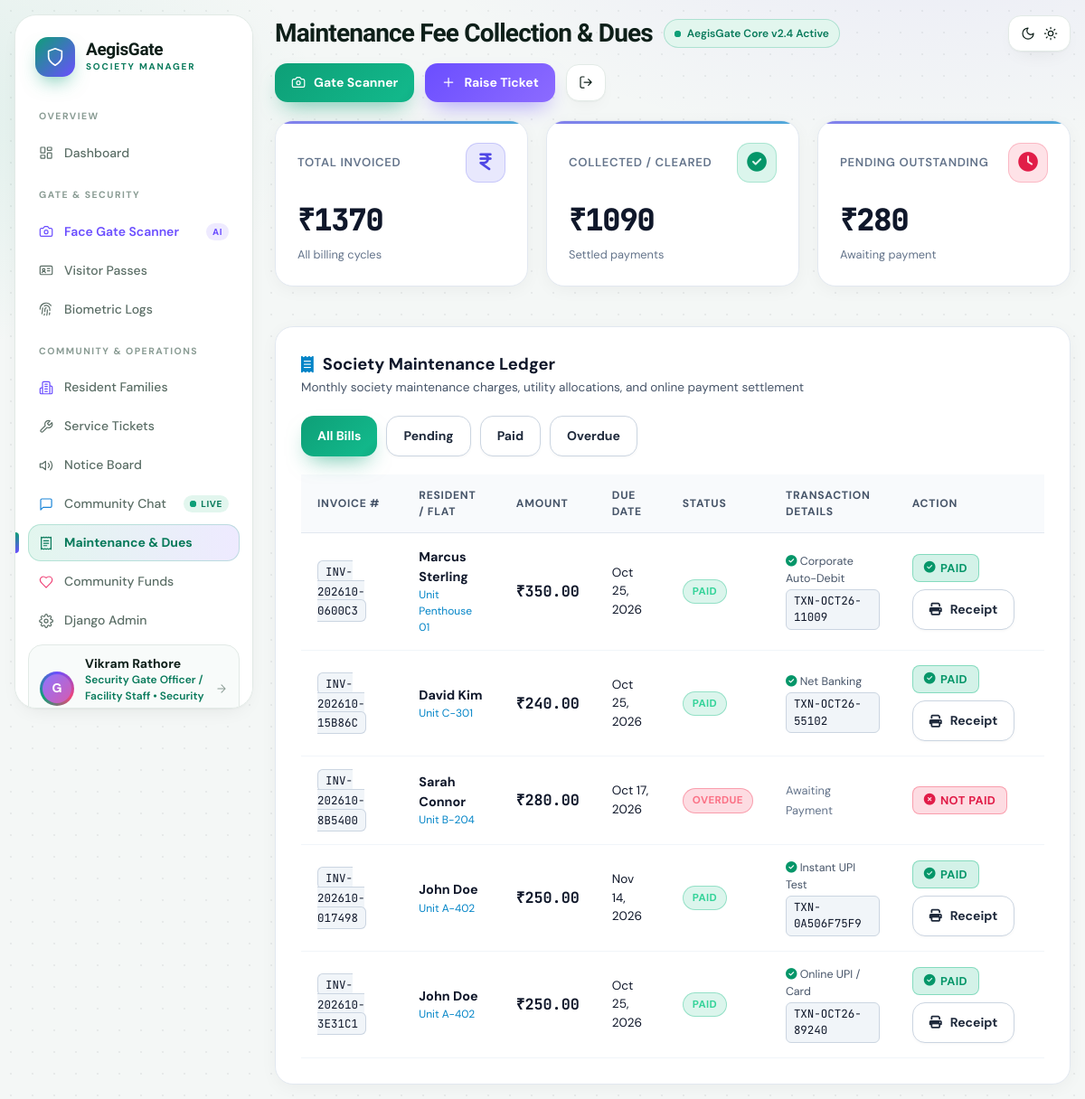
The page /maintenance/ (signed in) on the database as committed earlier.
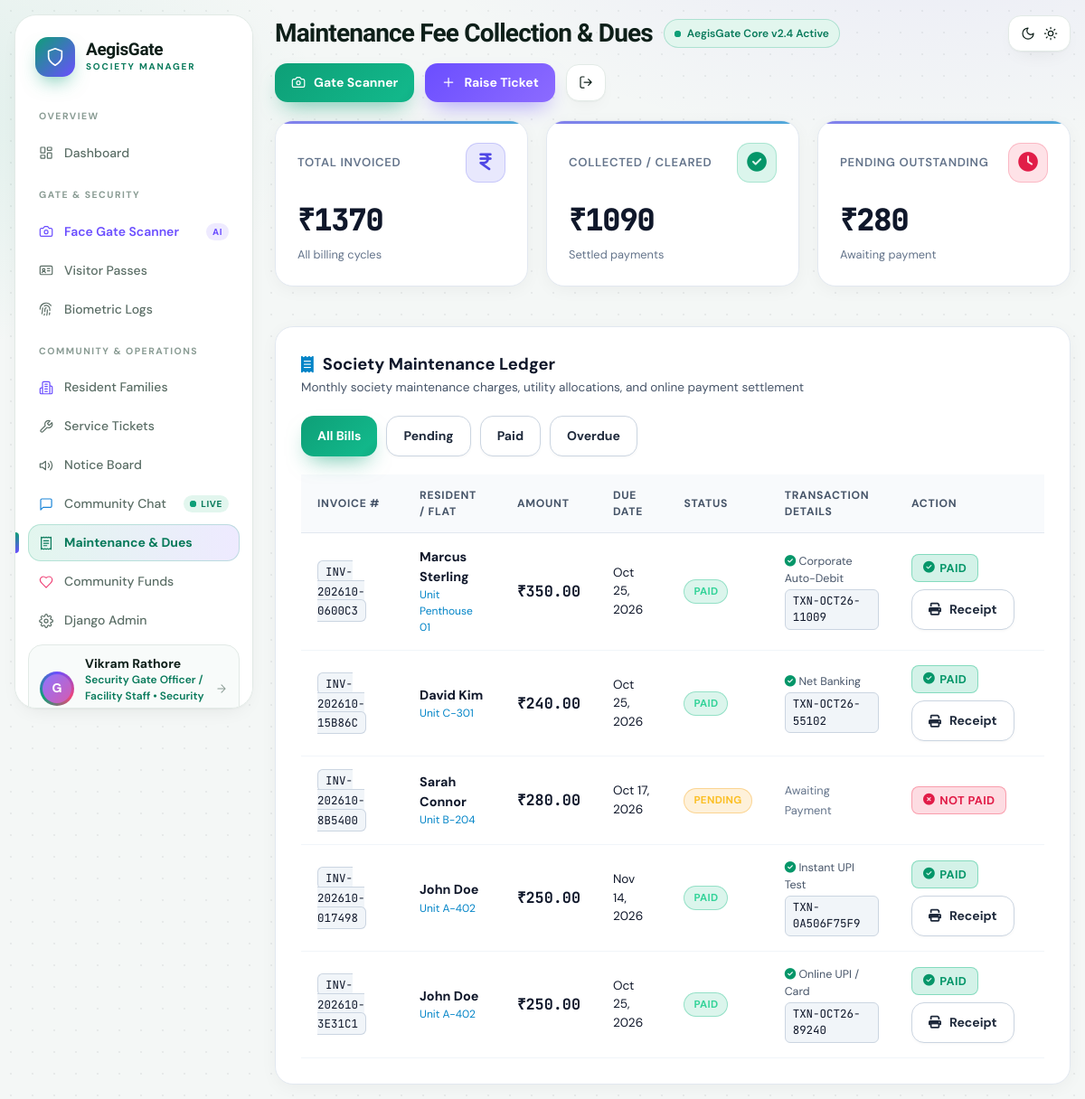
The same page on the database as committed later.
### society_app/models.py (models this page shows, shortened)
class MaintenanceBill(models.Model):
    STATUS_CHOICES = (
        ('PENDING', 'Pending'),
        ('PAID', 'Paid'),
        ('OVERDUE', 'Overdue'),
    )
    bill_number = models.CharField(max_length=40, unique=True, editable=False)
    resident = models.ForeignKey(settings.AUTH_USER_MODEL, on_delete=models.CASCADE, related_name='bills')
    month = models.CharField(max_length=30, blank=True, default='', help_text="e.g. October 2026")
    amount = models.DecimalField(max_digits=10, decimal_places=2)
    due_date = models.DateField()
    status = models.CharField(max_length=20, choices=STATUS_CHOICES, default='PENDING')
    paid_date = models.DateTimeField(blank=True, null=True)
    payment_method = models.CharField(max_length=50, blank=True, default='')
    transaction_id = models.CharField(max_length=100, blank=True, default='')
    created_at = models.DateTimeField(auto_now_add=True)
    class Meta:
        ordering = ['-created_at']

class User(AbstractUser):
    ROLE_CHOICES = (
        ('ADMIN', 'Society Admin / Committee Board'),
        ('STAFF', 'Security Gate Officer / Facility Staff'),
        ('RESIDENT', 'Resident Member'),
    )
    role = models.CharField(max_length=20, choices=ROLE_CHOICES, default='RESIDENT')
    phone_number = models.CharField(max_length=20, blank=True)
    flat_number = models.CharField(max_length=20, blank=True, help_text="e.g. A-402")
    block_tower = models.CharField(max_length=50, blank=True, help_text="e.g. Tower 1 / Emerald Block")
    family_members_count = models.PositiveIntegerField(
        default=1,
        blank=True,
        null=True,
        help_text="Total number of family members residing in this unit"
    )
    family_details = models.TextField(
        blank=True,
        default='',
        help_text="Family members description with names and ages (e.g. Jane Doe - Age 34, Tommy Doe - Age 8)"
    )
    lives_here = models.BooleanField(
        default=True,
        help_text="Specifies whether staff/resident lives on premises"
    )
    avatar = models.ImageField(upload_to='avatars/', blank=True, null=True)
    face_photo = models.ImageField(upload_to='face_profiles/', blank=True, null=True, help_text="Reference face photo for gate recognition")
    face_encoding = models.TextField(blank=True, null=True, help_text="Serialized facial feature descriptor")
    vehicle_number = models.CharField(max_length=30, blank=True, help_text="e.g. KA-01-MJ-4521")
    emergency_contact = models.CharField(max_length=50, blank=True)
    is_verified_resident = models.BooleanField(default=True)
    google_id = models.CharField(max_length=150, blank=True, null=True, help_text="Google OAuth UID/Sub")
    google_avatar_url = models.URLField(max_length=500, blank=True, null=True)
    is_google_verified = models.BooleanField(default=False)
    @property
    def is_admin_role(self):
        return self.role == 'ADMIN' or self.is_superuser
    @property
    def is_staff_role(self):
        return self.role in ['ADMIN', 'STAFF'] or self.is_staff
    @property
    def is_resident_role(self):
        return self.role == 'RESIDENT'

### society_app/views.py (the view)
# urls.py: path('maintenance/', views.maintenance_list_view, name='maintenance_list'),
@login_required
def maintenance_list_view(request):
    user = request.user
    if user.is_admin_role or user.is_staff_role:
        bills = MaintenanceBill.objects.all()
    else:
        bills = MaintenanceBill.objects.filter(resident=user)
    status_filter = request.GET.get('status')
    if status_filter:
        bills = bills.filter(status=status_filter)
    total_amount = bills.aggregate(total=Sum('amount'))['total'] or Decimal('0.00')
    paid_amount = bills.filter(status='PAID').aggregate(total=Sum('amount'))['total'] or Decimal('0.00')
    pending_amount = bills.filter(status__in=['PENDING', 'OVERDUE']).aggregate(total=Sum('amount'))['total'] or Decimal('0.00')
    paginator = Paginator(bills, 10)
    page_number = request.GET.get('page')
    page_obj = paginator.get_page(page_number)
    return render(request, 'maintenance/list.html', {
        'page_obj': page_obj,
        'total_amount': total_amount,
        'paid_amount': paid_amount,
        'pending_amount': pending_amount,
        'status_filter': status_filter,
    })

### society_app/context_processors.py (called while the page is built)
def google_auth_settings(request):
    return {
        'GOOGLE_CLIENT_ID': getattr(settings, 'GOOGLE_CLIENT_ID', ''),
        'google_verified_user': request.session.get('google_user'),
    }

### templates/maintenance/list.html (shortened to what the changed rows need)
{% extends 'base.html' %}
{% block page_title %}Maintenance Fee Collection & Dues{% endblock %}
{% block content %}
<div class="glass-panel" style="padding: 28px;">
  <div class="table-responsive">
    <table class="glass-table">
      <thead>
        <tr>
          <th>Invoice #</th>
          <th>Resident / Flat</th>
          <th>Amount</th>
          <th>Due Date</th>
          <th>Status</th>
          <th>Transaction Details</th>
          <th>Action</th>
        </tr>
      </thead>
      <tbody>
        {% for b in page_obj %}
        <tr>
          <td><span class="badge-code">{{ b.bill_number }}</span></td>
          <td>
            <strong>{{ b.resident.get_full_name|default:b.resident.username }}</strong>
            <div style="font-size: 0.75rem; color: var(--accent-cyan);">Unit {{ b.resident.flat_number|default:"N/A" }}</div>
          </td>
          <td><strong style="font-size: 1.05rem; font-family: 'JetBrains Mono', monospace;">₹{{ b.amount }}</strong></td>
          <td style="color: var(--text-dim); font-size: 0.85rem;">{{ b.due_date|date:"M d, Y" }}</td>
          <td>
            <span class="badge {% if b.status == 'PAID' %}badge-resolved{% elif b.status == 'OVERDUE' %}badge-urgent{% else %}badge-open{% endif %}">
              {{ b.get_status_display }}
            </span>
          </td>
          <td>
            {% if b.status == 'PAID' %}
              <div style="font-size: 0.78rem; color: var(--text-muted);">
                <i class="fa-solid fa-circle-check" style="color: var(--accent-emerald);"></i> {{ b.payment_method }}
                <div class="badge-code" style="margin-top: 2px;">{{ b.transaction_id }}</div>
              </div>
            {% else %}
              <span style="color: var(--text-dim); font-size: 0.8rem;">Awaiting Payment</span>
            {% endif %}
          </td>
          <td>
            {% if b.status != 'PAID' %}
              <div style="display: inline-flex; align-items: center; gap: 8px; flex-wrap: wrap;">
                <span class="badge badge-urgent" style="background: rgba(244, 63, 94, 0.18); color: var(--accent-rose); border: 1px solid rgba(244, 63, 94, 0.4); font-size: 0.8rem; font-weight: 700; padding: 5px 12px; border-radius: 8px; display: inline-flex; align-items: center; gap: 5px;">
                  <i class="fa-solid fa-circle-xmark"></i> Not Paid
                </span>
              </div>
            {% endif %}
          </td>
        </tr>
        {% empty %}
        <tr>
          <td colspan="7" style="text-align: center; color: var(--text-dim); padding: 36px 0;">
            No maintenance records found.
          </td>
        </tr>
        {% endfor %}
      </tbody>
    </table>
  </div>
</div>
{% endblock %}

Rows that differ between the two databases and show on the page:
changed MaintenanceBill "INV-202610-8B5400": status "OVERDUE" → "PENDING"
